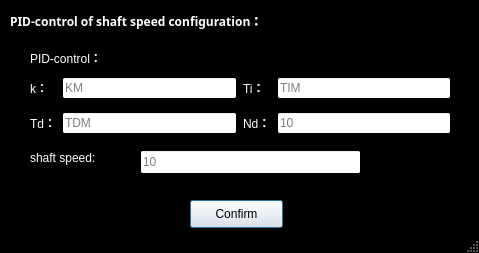
<?xml version="1.0" encoding="UTF-8"?>
<ui version="4.0">
 <class>Dialog</class>
 <widget class="QDialog" name="Dialog">
  <property name="geometry">
   <rect>
    <x>0</x>
    <y>0</y>
    <width>479</width>
    <height>253</height>
   </rect>
  </property>
  <property name="minimumSize">
   <size>
    <width>479</width>
    <height>253</height>
   </size>
  </property>
  <property name="maximumSize">
   <size>
    <width>479</width>
    <height>253</height>
   </size>
  </property>
  <property name="palette">
   <palette>
    <active>
     <colorrole role="Base">
      <brush brushstyle="SolidPattern">
       <color alpha="255">
        <red>255</red>
        <green>255</green>
        <blue>255</blue>
       </color>
      </brush>
     </colorrole>
     <colorrole role="Window">
      <brush brushstyle="SolidPattern">
       <color alpha="255">
        <red>0</red>
        <green>0</green>
        <blue>0</blue>
       </color>
      </brush>
     </colorrole>
    </active>
    <inactive>
     <colorrole role="Base">
      <brush brushstyle="SolidPattern">
       <color alpha="255">
        <red>255</red>
        <green>255</green>
        <blue>255</blue>
       </color>
      </brush>
     </colorrole>
     <colorrole role="Window">
      <brush brushstyle="SolidPattern">
       <color alpha="255">
        <red>0</red>
        <green>0</green>
        <blue>0</blue>
       </color>
      </brush>
     </colorrole>
    </inactive>
    <disabled>
     <colorrole role="Base">
      <brush brushstyle="SolidPattern">
       <color alpha="255">
        <red>0</red>
        <green>0</green>
        <blue>0</blue>
       </color>
      </brush>
     </colorrole>
     <colorrole role="Window">
      <brush brushstyle="SolidPattern">
       <color alpha="255">
        <red>0</red>
        <green>0</green>
        <blue>0</blue>
       </color>
      </brush>
     </colorrole>
    </disabled>
   </palette>
  </property>
  <property name="windowTitle">
   <string>Shaft Speed</string>
  </property>
  <property name="sizeGripEnabled">
   <bool>true</bool>
  </property>
  <widget class="QPushButton" name="pushButton_confirm">
   <property name="geometry">
    <rect>
     <x>190</x>
     <y>200</y>
     <width>93</width>
     <height>28</height>
    </rect>
   </property>
   <property name="text">
    <string>Confirm</string>
   </property>
  </widget>
  <widget class="QLabel" name="label_3">
   <property name="geometry">
    <rect>
     <x>10</x>
     <y>10</y>
     <width>341</width>
     <height>21</height>
    </rect>
   </property>
   <property name="palette">
    <palette>
     <active>
      <colorrole role="WindowText">
       <brush brushstyle="SolidPattern">
        <color alpha="255">
         <red>255</red>
         <green>255</green>
         <blue>255</blue>
        </color>
       </brush>
      </colorrole>
     </active>
     <inactive>
      <colorrole role="WindowText">
       <brush brushstyle="SolidPattern">
        <color alpha="255">
         <red>255</red>
         <green>255</green>
         <blue>255</blue>
        </color>
       </brush>
      </colorrole>
     </inactive>
     <disabled>
      <colorrole role="WindowText">
       <brush brushstyle="SolidPattern">
        <color alpha="255">
         <red>120</red>
         <green>120</green>
         <blue>120</blue>
        </color>
       </brush>
      </colorrole>
     </disabled>
    </palette>
   </property>
   <property name="font">
    <font>
     <family>Arial Black</family>
     <weight>75</weight>
     <bold>true</bold>
    </font>
   </property>
   <property name="text">
    <string>PID-control of shaft speed configuration：</string>
   </property>
  </widget>
  <widget class="QLineEdit" name="lineEdit_shaftspeedcontrol_fs_command">
   <property name="geometry">
    <rect>
     <x>140</x>
     <y>150</y>
     <width>221</width>
     <height>24</height>
    </rect>
   </property>
   <property name="placeholderText">
    <string>10</string>
   </property>
  </widget>
  <widget class="QLabel" name="label_13">
   <property name="geometry">
    <rect>
     <x>270</x>
     <y>230</y>
     <width>54</width>
     <height>19</height>
    </rect>
   </property>
   <property name="text">
    <string>Hz</string>
   </property>
  </widget>
  <widget class="QLabel" name="label_12">
   <property name="geometry">
    <rect>
     <x>30</x>
     <y>50</y>
     <width>103</width>
     <height>16</height>
    </rect>
   </property>
   <property name="palette">
    <palette>
     <active>
      <colorrole role="WindowText">
       <brush brushstyle="SolidPattern">
        <color alpha="255">
         <red>255</red>
         <green>255</green>
         <blue>255</blue>
        </color>
       </brush>
      </colorrole>
     </active>
     <inactive>
      <colorrole role="WindowText">
       <brush brushstyle="SolidPattern">
        <color alpha="255">
         <red>255</red>
         <green>255</green>
         <blue>255</blue>
        </color>
       </brush>
      </colorrole>
     </inactive>
     <disabled>
      <colorrole role="WindowText">
       <brush brushstyle="SolidPattern">
        <color alpha="255">
         <red>120</red>
         <green>120</green>
         <blue>120</blue>
        </color>
       </brush>
      </colorrole>
     </disabled>
    </palette>
   </property>
   <property name="text">
    <string>PID-control：</string>
   </property>
  </widget>
  <widget class="QWidget" name="">
   <property name="geometry">
    <rect>
     <x>30</x>
     <y>70</y>
     <width>421</width>
     <height>71</height>
    </rect>
   </property>
   <layout class="QGridLayout" name="gridLayout">
    <item row="0" column="0">
     <widget class="QLabel" name="label">
      <property name="palette">
       <palette>
        <active>
         <colorrole role="WindowText">
          <brush brushstyle="SolidPattern">
           <color alpha="255">
            <red>255</red>
            <green>255</green>
            <blue>255</blue>
           </color>
          </brush>
         </colorrole>
        </active>
        <inactive>
         <colorrole role="WindowText">
          <brush brushstyle="SolidPattern">
           <color alpha="255">
            <red>255</red>
            <green>255</green>
            <blue>255</blue>
           </color>
          </brush>
         </colorrole>
        </inactive>
        <disabled>
         <colorrole role="WindowText">
          <brush brushstyle="SolidPattern">
           <color alpha="255">
            <red>120</red>
            <green>120</green>
            <blue>120</blue>
           </color>
          </brush>
         </colorrole>
        </disabled>
       </palette>
      </property>
      <property name="toolTip">
       <string>&lt;html&gt;&lt;head/&gt;&lt;body&gt;&lt;p&gt;Gain&lt;/p&gt;&lt;p&gt;KM=100&lt;/p&gt;&lt;/body&gt;&lt;/html&gt;</string>
      </property>
      <property name="text">
       <string>k：</string>
      </property>
     </widget>
    </item>
    <item row="0" column="1">
     <widget class="QLineEdit" name="lineEdit_shaftspeedcontrol_k_KM">
      <property name="placeholderText">
       <string>KM</string>
      </property>
     </widget>
    </item>
    <item row="0" column="2">
     <widget class="QLabel" name="label_4">
      <property name="palette">
       <palette>
        <active>
         <colorrole role="WindowText">
          <brush brushstyle="SolidPattern">
           <color alpha="255">
            <red>255</red>
            <green>255</green>
            <blue>255</blue>
           </color>
          </brush>
         </colorrole>
        </active>
        <inactive>
         <colorrole role="WindowText">
          <brush brushstyle="SolidPattern">
           <color alpha="255">
            <red>255</red>
            <green>255</green>
            <blue>255</blue>
           </color>
          </brush>
         </colorrole>
        </inactive>
        <disabled>
         <colorrole role="WindowText">
          <brush brushstyle="SolidPattern">
           <color alpha="255">
            <red>120</red>
            <green>120</green>
            <blue>120</blue>
           </color>
          </brush>
         </colorrole>
        </disabled>
       </palette>
      </property>
      <property name="toolTip">
       <string>&lt;html&gt;&lt;head/&gt;&lt;body&gt;&lt;p&gt;Time Constant of Integrator&lt;/p&gt;&lt;p&gt;TIM=0.5&lt;/p&gt;&lt;/body&gt;&lt;/html&gt;</string>
      </property>
      <property name="text">
       <string>Ti：</string>
      </property>
     </widget>
    </item>
    <item row="0" column="3">
     <widget class="QLineEdit" name="lineEdit_shaftspeedcontrol_Ti_TIM">
      <property name="placeholderText">
       <string>TIM</string>
      </property>
     </widget>
    </item>
    <item row="1" column="0">
     <widget class="QLabel" name="label_8">
      <property name="palette">
       <palette>
        <active>
         <colorrole role="WindowText">
          <brush brushstyle="SolidPattern">
           <color alpha="255">
            <red>255</red>
            <green>255</green>
            <blue>255</blue>
           </color>
          </brush>
         </colorrole>
        </active>
        <inactive>
         <colorrole role="WindowText">
          <brush brushstyle="SolidPattern">
           <color alpha="255">
            <red>255</red>
            <green>255</green>
            <blue>255</blue>
           </color>
          </brush>
         </colorrole>
        </inactive>
        <disabled>
         <colorrole role="WindowText">
          <brush brushstyle="SolidPattern">
           <color alpha="255">
            <red>120</red>
            <green>120</green>
            <blue>120</blue>
           </color>
          </brush>
         </colorrole>
        </disabled>
       </palette>
      </property>
      <property name="toolTip">
       <string>&lt;html&gt;&lt;head/&gt;&lt;body&gt;&lt;p&gt;Time Constant of Derivative block&lt;/p&gt;&lt;p&gt;TDM=0&lt;/p&gt;&lt;/body&gt;&lt;/html&gt;</string>
      </property>
      <property name="text">
       <string>Td：</string>
      </property>
     </widget>
    </item>
    <item row="1" column="1">
     <widget class="QLineEdit" name="lineEdit_shaftspeedcontrol_Td_TDM">
      <property name="placeholderText">
       <string>TDM</string>
      </property>
     </widget>
    </item>
    <item row="1" column="2">
     <widget class="QLabel" name="label_6">
      <property name="palette">
       <palette>
        <active>
         <colorrole role="WindowText">
          <brush brushstyle="SolidPattern">
           <color alpha="255">
            <red>255</red>
            <green>255</green>
            <blue>255</blue>
           </color>
          </brush>
         </colorrole>
        </active>
        <inactive>
         <colorrole role="WindowText">
          <brush brushstyle="SolidPattern">
           <color alpha="255">
            <red>255</red>
            <green>255</green>
            <blue>255</blue>
           </color>
          </brush>
         </colorrole>
        </inactive>
        <disabled>
         <colorrole role="WindowText">
          <brush brushstyle="SolidPattern">
           <color alpha="255">
            <red>120</red>
            <green>120</green>
            <blue>120</blue>
           </color>
          </brush>
         </colorrole>
        </disabled>
       </palette>
      </property>
      <property name="toolTip">
       <string>&lt;html&gt;&lt;head/&gt;&lt;body&gt;&lt;p&gt;the higher Nd, the more Ideal the Derivative Block&lt;/p&gt;&lt;/body&gt;&lt;/html&gt;</string>
      </property>
      <property name="text">
       <string>Nd：</string>
      </property>
     </widget>
    </item>
    <item row="1" column="3">
     <widget class="QLineEdit" name="lineEdit_shaftspeedcontrol_Nd_1">
      <property name="placeholderText">
       <string>10</string>
      </property>
     </widget>
    </item>
   </layout>
  </widget>
  <widget class="QLabel" name="label_14">
   <property name="geometry">
    <rect>
     <x>30</x>
     <y>150</y>
     <width>96</width>
     <height>16</height>
    </rect>
   </property>
   <property name="palette">
    <palette>
     <active>
      <colorrole role="WindowText">
       <brush brushstyle="SolidPattern">
        <color alpha="255">
         <red>255</red>
         <green>255</green>
         <blue>255</blue>
        </color>
       </brush>
      </colorrole>
     </active>
     <inactive>
      <colorrole role="WindowText">
       <brush brushstyle="SolidPattern">
        <color alpha="255">
         <red>255</red>
         <green>255</green>
         <blue>255</blue>
        </color>
       </brush>
      </colorrole>
     </inactive>
     <disabled>
      <colorrole role="WindowText">
       <brush brushstyle="SolidPattern">
        <color alpha="255">
         <red>120</red>
         <green>120</green>
         <blue>120</blue>
        </color>
       </brush>
      </colorrole>
     </disabled>
    </palette>
   </property>
   <property name="toolTip">
    <string>&lt;html&gt;&lt;head/&gt;&lt;body&gt;&lt;p&gt;the Speed of Shaft&lt;/p&gt;&lt;p&gt;Unit: Hz&lt;/p&gt;&lt;/body&gt;&lt;/html&gt;</string>
   </property>
   <property name="text">
    <string>shaft speed:</string>
   </property>
  </widget>
 </widget>
 <resources/>
 <connections/>
</ui>
